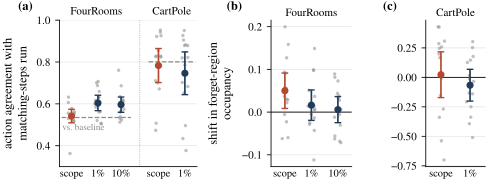

This chart was generated by the following Python code:
"""The scope of a label against random label noise.

Each arm is compared with the run that labels matching steps only, seed by
seed. (a) How often the two policies choose the same action on a common
set of states. Random flips of 1% of the labels already move the policy
about as far as unlearning itself did (dashed line), so agreement alone
cannot attribute a difference to the specification. (b, c) The shift in
the forget metric, which random flips leave centred on zero. The two
domains get separate scales because CartPole's seed-to-seed spread is an
order of magnitude larger.
"""
from __future__ import annotations
import json, sys
from pathlib import Path
import matplotlib.pyplot as plt
import numpy as np
from scipy import stats
sys.path.insert(0, str(Path(__file__).parent))
import style  # noqa: E402

style.setup()
DATA = Path(__file__).resolve().parents[1] / "data"
D = json.loads((DATA / "measurements.json").read_text())["drift"]

NAME = {"wt": "scope", "n1": "1%", "n10": "10%"}
COL = {"wt": style.ACCENT, "n1": style.INK, "n10": style.INK}
rng = np.random.default_rng(0)


def ci(v):
    v = np.asarray(v, float)
    return v.mean(), stats.t.ppf(0.975, len(v) - 1) * v.std(ddof=1) / np.sqrt(len(v))


def strip(ax, xs, items, key):
    for x, (dom, arm) in zip(xs, items):
        v = D[dom]["arms"][arm][key]
        ax.scatter(x + rng.uniform(-0.15, 0.15, len(v)), v, s=6, color=style.MUTE,
                   alpha=0.55, edgecolor="none", zorder=2)
        m, h = ci(v)
        ax.errorbar(x, m, yerr=h, fmt="o", ms=4.2, color=COL[arm], ecolor=COL[arm],
                    elinewidth=1.2, capsize=2.4, zorder=4)
    ax.set_xticks(xs)
    ax.set_xticklabels([NAME[a] for _, a in items], fontsize=7.5)
    ax.tick_params(axis="x", length=0, pad=2)
    style.ygrid(ax)


fig, axes = plt.subplots(1, 3, figsize=(style.TEXTWIDTH, 1.9),
                         gridspec_kw={"width_ratios": [1.62, 0.95, 0.70],
                                      "wspace": 0.80})

ax = axes[0]
items = [("FourRooms", "wt"), ("FourRooms", "n1"), ("FourRooms", "n10"),
         ("CartPole", "wt"), ("CartPole", "n1")]
xs = [0, 1.2, 2.25, 3.95, 5.15]
strip(ax, xs, items, "agreement")
for (lo, hi), dom in (((-0.45, 2.7), "FourRooms"), ((3.5, 5.6), "CartPole")):
    b = np.mean(D[dom]["baseline_agreement"])
    ax.plot([lo, hi], [b, b], color=style.MUTE, lw=0.9, ls="--", zorder=1)
ax.text(-0.42, np.mean(D["FourRooms"]["baseline_agreement"]) - 0.03, "vs. baseline",
        ha="left", va="top", fontsize=6.6, color=style.MUTE)
ax.axvline(3.1, color=style.MUTE, lw=0.5, ls=":", zorder=0)
for x0, dom in ((1.125, "FourRooms"), (4.55, "CartPole")):
    ax.text(x0, 1.015, dom, transform=ax.get_xaxis_transform(), ha="center",
            va="bottom", fontsize=8)
ax.set_xlim(-0.55, 5.7)
ax.set_ylim(0.3, 1.0)
ax.set_ylabel("action agreement with\nmatching-steps run", linespacing=1.2)
style.panel(ax, "a", dx=-0.30, dy=1.13)

for ax, dom, letter in ((axes[1], "FourRooms", "b"), (axes[2], "CartPole", "c")):
    arms = [a for a in ("wt", "n1", "n10") if a in D[dom]["arms"]]
    strip(ax, [1.15 * i for i in range(len(arms))], [(dom, a) for a in arms], "occupancy_shift")
    ax.axhline(0, color="black", lw=0.6, zorder=1)
    ax.set_xlim(-0.6, 1.15 * (len(arms) - 1) + 0.6)
    ax.set_title(dom, fontsize=8, pad=3)
    style.panel(ax, letter, dx=-0.55 if dom == "FourRooms" else -0.72, dy=1.13)
axes[1].set_ylabel("shift in forget-region\noccupancy", linespacing=1.2)

style.save(fig, Path(__file__).parent / "fig_drift.pdf")
